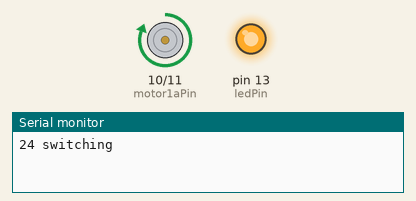
Simulated run of this sketch. Board: Arduino Leonardo, built with avr-gcc and run on an emulated ATmega32U4. Shown: motor-driver pin pairs drawn as motors (green arrow = first pin HIGH = forward, orange = second pin HIGH = backward, longer = more drive, scaled by the enable pin), output pins drawn as LEDs (lit = HIGH), the last lines printed to the serial monitor. The local clock reads 2024-03-15 10:24:30 at power-on unless the sketch sets it.

Above: at 3.16 s.
At 6.46 s:
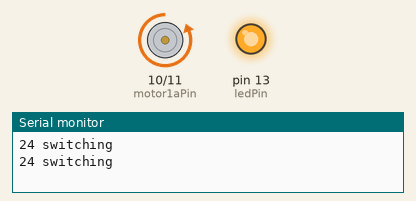
At 7.8 s:
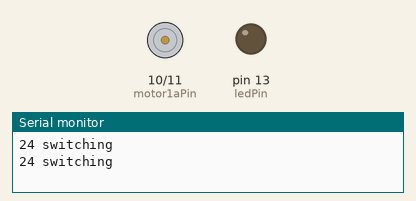
Timing chart, 0 to 9.9 s (numbered marks = the images above):
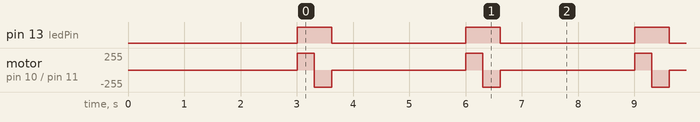

Measured:
- by itself, pin 13 (ledPin): alternates HIGH for 0.61 s and LOW for 2.4 s
- by itself, motor on pin 10 (motor1aPin) / pin 11 (motor1bPin): repeats every 3.0 s: backward 255/255 0.31 s, stopped 2.4 s, forward 255/255 0.30 s

The sketch:

HyungClock_RTC_HB_v2.ino
```cpp
// Date and time functions using a DS3231 RTC connected via I2C and Wire lib
#include <Wire.h>
#include "RTClib.h"

RTC_DS3231 rtc;

int motor1aPin = 10;  // H-bridge motor1, leg a - IN1
int motor1bPin = 11;  // H-bridge motor1, leg b - IN2
int speed1Pin = 12;   // H-bridge motor1, speed/enable pin - EN

int ledPin = 13;  // Diagnotsic LED

int SWITCHTIME = 300;  // 300 ms for a "medium" pulse

int currentMinute = 0;
int previousMinute = 0;

void setup() {


#ifndef ESP8266
  while (!Serial)
    ;  // for Leonardo/Micro/Zero
#endif

  Serial.begin(9600);
  delay(3000);  // wait for console opening
  if (!rtc.begin()) {
    Serial.println("Couldn't find RTC");
    while (1)
      ;
  }
  if (rtc.lostPower()) {
    Serial.println("RTC lost power, lets set the time!");
    // following line sets the RTC to the date & time this sketch was compiled
    rtc.adjust(DateTime(F(__DATE__), F(__TIME__)));
    // This line sets the RTC with an explicit date & time, for example to set
    // January 21, 2014 at 3am you would call:
    // rtc.adjust(DateTime(2014, 1, 21, 3, 0, 0));
  }
  pinMode(motor1aPin, OUTPUT);
  pinMode(motor1bPin, OUTPUT);
  pinMode(speed1Pin, OUTPUT);
  pinMode(ledPin, OUTPUT);
}

void loop() {
  // Get current time
  DateTime now = rtc.now();

  // Extract current minute
  // currentMinute = now.minute();

  // Use quick minutes (3 seconds) for debugging
  currentMinute = now.second() / 3;
  // Serial.println(currentMinute);

  // Produce pulse if minute has changed
  if (currentMinute != previousMinute) {
    Serial.print(now.minute(), DEC);
    Serial.println(" switching");
    previousMinute = currentMinute;

    // Do a full pulse (+ then -)
    digitalWrite(ledPin, HIGH);
    // + part
    digitalWrite(speed1Pin, HIGH);
    digitalWrite(motor1aPin, HIGH);
    digitalWrite(motor1bPin, LOW);
    delay(SWITCHTIME);
    // - part
    digitalWrite(speed1Pin, HIGH);
    digitalWrite(motor1aPin, LOW);
    digitalWrite(motor1bPin, HIGH);
    delay(SWITCHTIME);

  } else {
    // Do nothing
    digitalWrite(ledPin, LOW);
    digitalWrite(speed1Pin, LOW);
    digitalWrite(motor1aPin, LOW);
    digitalWrite(motor1bPin, LOW);
  }

  delay(10);
}
```
